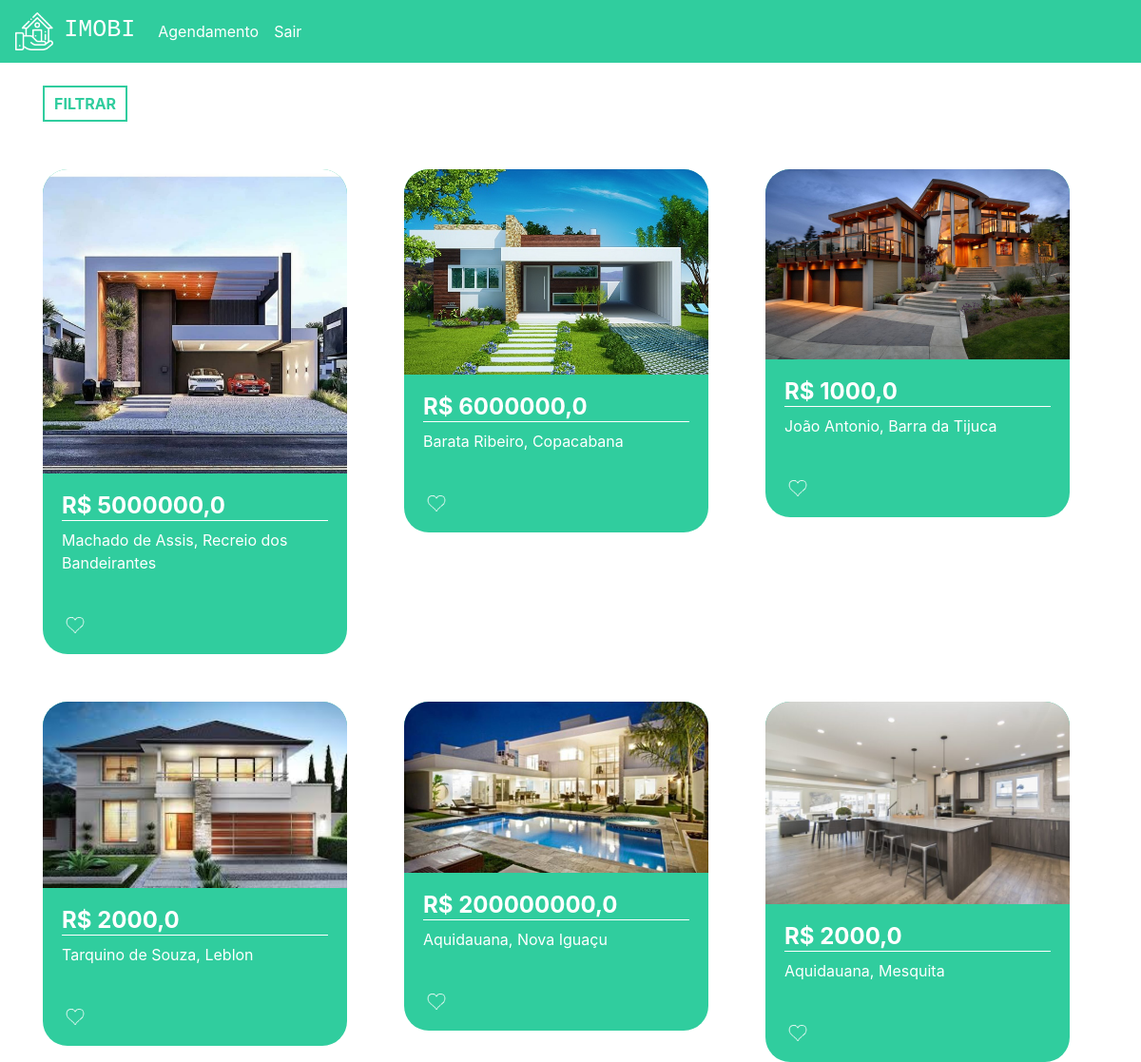
The app's page / (signed in) with its own data.
### plataforma/models.py (models this page shows, shortened)
class Imovel(models.Model):
    choices = (('V', 'Venda'),
               ('A', 'Aluguel'))
    choices_imovel = (('A', 'Apartamento'),
                      ('C', 'Casa'))
    imagens = models.ManyToManyField(Imagem)
    valor = models.FloatField()
    quartos = models.IntegerField()
    tamanho = models.FloatField()
    cidade = models.ForeignKey(Cidade, on_delete=models.DO_NOTHING)
    rua = models.CharField(max_length=50)
    tipo = models.CharField(max_length=1, choices=choices)
    tipo_imovel = models.CharField(max_length=1, choices=choices_imovel)
    numero = models.IntegerField()
    descricao = models.TextField()
    dias_visita = models.ManyToManyField(DiasVisita)
    horarios = models.ManyToManyField(Horario)

class Imagem(models.Model):
    img = models.ImageField(upload_to='img')

class Cidade(models.Model):
    nome = models.CharField(max_length=30)
    def __str__(self) -> str:
        return self.nome

### plataforma/views.py (the view)
# urls.py: 2. Add a URL to urlpatterns:  path('', views.home, name='home')
@login_required(login_url='/auth/logar')
def home(request):
    preco_minimo = request.GET.get('preco_minimo')
    preco_maximo = request.GET.get('preco_maximo')
    cidade = request.GET.get('cidade')
    tipo = request.GET.getlist('tipo')
    cidades = Cidade.objects.all()
    if preco_minimo or preco_maximo or cidade or tipo:
        if not preco_minimo:
            preco_minimo = 0
        if not preco_maximo:
            preco_maximo = 999999999
        if not tipo:
            tipo = ['A', 'C']
        imoveis = Imovel.objects.filter(valor__gte=preco_minimo).filter(valor__lte=preco_maximo).filter(
            tipo_imovel__in=tipo).filter(cidade=cidade)
    else:
        imoveis = Imovel.objects.all()
    return render(request, 'home.html', {'imoveis': imoveis, 'cidades': cidades})

### plataforma/templates/home.html (shortened to what this page needs)
{% extends 'base.html' %}
{% load static %}
{% block 'head' %}
  <link rel="stylesheet" href="{% static 'plataforma/css/home.css' %}">
{% endblock %}
{% block 'body' %}
<div class="container">
    <br>
    <button type="button" class="btn_filtrar" data-toggle="modal"
     data-target="#exampleModal">
      FILTRAR
    </button>
    <div class="row">
        {% for imovel in imoveis %}
            <div class="col-md cont">
                <div class="card_imovel">
                    <img class="img_capa_imovel" src="{{imovel.imagens.all.0.img.url}}">
                    <div class="informacoes_imoveis">
                        <a class="a_none" href="{% url 'imovel' imovel.id %}"><h4 class="valor">R$ {{imovel.valor}}</h4></a>
                        <p>{{imovel.rua}}, {{imovel.cidade}}</p>
                        <br>
                        <img width="10%" src="{% static 'plataforma/img/heart.png' %}">
                    </div>
                </div>
            </div>
        {% endfor %}
    </div>
</div>
{% endblock %}

### templates/static/plataforma/css/home.css (style rules this page uses)
.card_imovel { background-color: #30CD9E; width: 20rem; margin-top: 50px; border-radius: 26px; }
.img_capa_imovel { width: 100%; border-top-left-radius: 26px; border-top-right-radius: 26px; }
.informacoes_imoveis { padding: 20px; color: white; }
.valor { font-weight: bold; border-bottom: 1px solid white; }
.btn_filtrar { border: none; background-color: transparent; border: 2px solid #30CD9E; color: #30CD9E; padding: 5px 10px 5px 10px; font-weight: bold; }
.a_none { color: white; }

### records on screen
Imovel: imagens.all.0.img (picture), valor "5000000,0", rua "Machado de Assis", cidade "Recreio dos Bandeirantes"
Imovel: imagens.all.0.img (picture), valor "6000000,0", rua "Barata Ribeiro", cidade "Copacabana"
Imovel: imagens.all.0.img (picture), valor "1000,0", rua "João Antonio", cidade "Barra da Tijuca"
Imovel: imagens.all.0.img (picture), valor "2000,0", rua "Tarquino de Souza", cidade "Leblon"
Imovel: imagens.all.0.img (picture), valor "200000000,0", rua "Aquidauana", cidade "Nova Iguaçu"
Imovel: imagens.all.0.img (picture), valor "2000,0", rua "Aquidauana", cidade "Mesquita"
